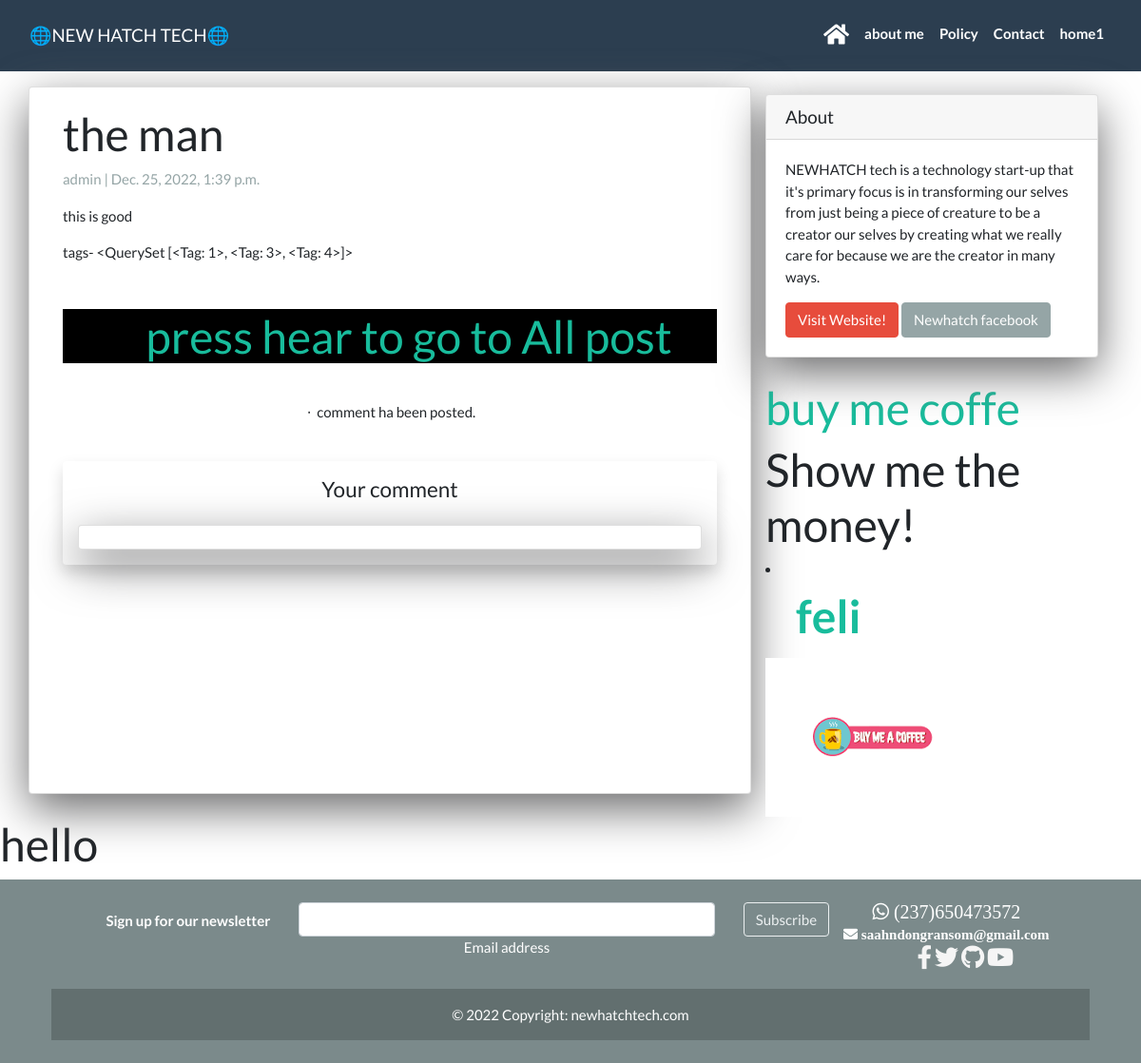
Screenshot of /the-man with the database file from the repository.
### soniablog/models.py (models this page shows, shortened)
class Post(models.Model):
    title = models.CharField(max_length=200, unique=True)
    header_image = models.ImageField(null=True,blank=True ,upload_to="images/")
    slug = models.SlugField(max_length=200, unique=True)
    author = models.ForeignKey(User, on_delete=models.CASCADE, related_name='blog_posts')
    updated_on = models.DateTimeField(auto_now=True)
    content =RichTextField(blank=True, null=True)
    created_on = models.DateTimeField(auto_now_add=True)
    status = models.IntegerField(choices=STATUS, default=0)
    tags = TaggableManager()
    class Meta:
        ordering = ['-created_on']

### soniablog/views.py (the view)
# urls.py: path('<slug:slug>', views.PostDetail.as_view(), name='post_detail'),
class PostDetail(generic.DetailView):
       model = Post
       template_name = 'soniablog/post_detail.html'  # detail about each blog post will be on post_detail.

### soniablog/templates/soniablog/post_detail.html (shortened to what this page needs)
{% extends 'soniablog/base.html' %}
{% load comments %}
{% load comments_xtd %}
{% load static %}
{% load social_share %}
{% block content %}
<div class="container">
  <div class="row">
    <div class="col-md-8 card mb-4  mt-3 left  top">
      <div class="card-body">
        <h1>{% block title %} {{ object.title }} {% endblock title %}</h1>
        <p class=" text-muted">{{ post.author }} | {{ post.created_on }}</p>
        <p class="card-text ">{{ object.content | safe }}</p>
        tags- {{post.tags.all}} <br>
             <h1>
            <ol style="background-color:black ;text-align:center;text-decoration;hover:" >
                 <a href="{% url 'home' %}"> press hear to go to All post</a>
            </ol>
             </h1>
{% get_comment_count for object as comment_count %}
    <div class="py-4 text-center">
    &nbsp;&sdot;&nbsp;
    {{ comment_count }} comment{{ comment_count|pluralize }}
    ha{{ comment_count|pluralize:"s,ve"}} been posted.
    </div>
     <div class="comment mt-3 shadow p-3 mb-5 bg-white rounded container">
      <h4 class="text-center mb-4">Your comment</h4>
      <div class="card pt-4">
      </div>
  </div>
      </div>
    </div>
    {% block sidebar %} {% include 'soniablog/sidebar.html' %} {% endblock sidebar %}
  </div>
</div>
<h1>hello</h1>
{% endblock content %}

### soniablog/templates/soniablog/sidebar.html (style rules this page uses)
.card { box-shadow: 0 16px 48px #6a6a6b; }

### rows the page displays
Post: title "the man", author "admin", created_on "Dec. 25, 2022, 1:39 p.m.", content "this is good", tags.all "<QuerySet [<Tag: 1>, <Tag: 3>, <Tag: 4>]>"
